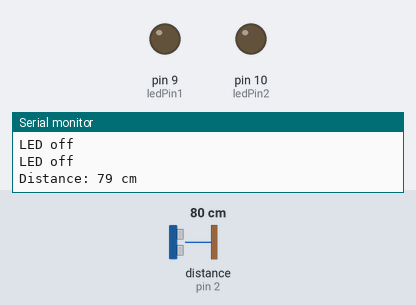
Bench run of a sketch on a simulated Arduino Uno, built with avr-gcc and run on an emulated ATmega328P. On the bench: output pins drawn as LEDs (lit = HIGH), the last lines printed to the serial monitor. Wiring (inferred from the names in the program): ultrasonic range finder: trigger pin 3; echo pin 2. Inputs (shaded band) come from the test bench; at power-on: distance to the obstacle (sensor on pin 2) 80 cm. The echo pulse lasts 58.3 µs per cm; pins used as bus, display or sensor lines are not drawn.

Above: at 1.2 s.
1.3 s: distance to the obstacle (sensor on pin 2) set to 33 cm
2.8 s: distance to the obstacle (sensor on pin 2) set to 29 cm
At 3.7 s:
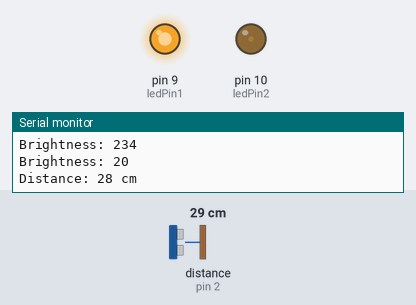
4.3 s: distance to the obstacle (sensor on pin 2) set to 9 cm
At 5.1 s:
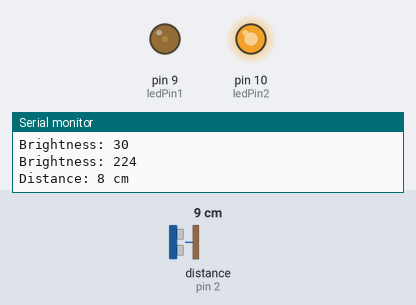
5.8 s: distance to the obstacle (sensor on pin 2) set to 18 cm
At 7.3 s:
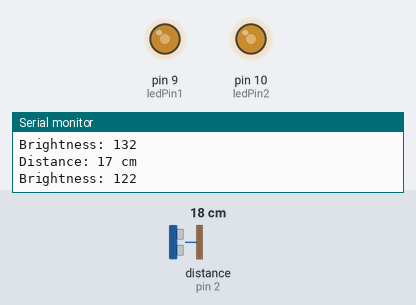
Timing chart, 0 to 8.4 s (numbered marks = the images above; inputs shaded):
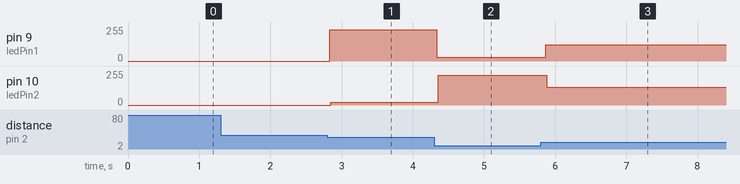

Measured:
- the behaviour switches between 31 and 30 cm on distance to the obstacle (sensor on pin 2) (found by bisection; images 0 and 1)
- after the input at 2.8 s, pin 9 (ledPin1): 0/255 → 234/255 at once; pin 10 (ledPin2): 0/255 → 20/255 after 0.05 s
- after the input at 4.3 s, pin 9 (ledPin1): 234/255 → 30/255 at once; pin 10 (ledPin2): 20/255 → 224/255 after 0.06 s
- after the input at 5.8 s, pin 9 (ledPin1): 30/255 → 122/255 after 0.07 s; pin 10 (ledPin2): 224/255 → 132/255 after 0.09 s

The sketch:

hello_functions.ino
```cpp
// Hello Functions
// Paul Schakel
// Reads the distance from an HC-SRO4 ultrasonic sensor, and fades two LEDs in and out depending on the distance.
// If the distance is less than 5cm, both LEDs are off; if the distance is 5cm, one LED will be off and the second will be at full brightness; if the distance is 30cm, the first LED will be at full, and the second will be off.
// As long as the distance is within those constraints, the two LEDs display a brightness proportional to the distance from the servo and inverse of each other.

const int echoPin = 2;
const int trigPin = 3;
const int ledPin1 = 9;
const int ledPin2 = 10;

long duration;
int distance;

void setup() {
  pinMode(trigPin, OUTPUT);
  pinMode(echoPin, INPUT);
  pinMode(ledPin1, OUTPUT);
  pinMode(ledPin2, OUTPUT);
  Serial.begin(9600);
}

void loop() {
  distance = getDistance();
  fadeLed(distance, ledPin1, 5, 30);
  fadeLed(distance, ledPin2, 30, 5);
  Serial.print("Distance: ");
  Serial.print(distance);
  Serial.println(" cm");
}

void fadeLed(int distance, int ledPin, int lowerLimit, int upperLimit) {
  if ((distance > lowerLimit && distance < upperLimit) || (lowerLimit > upperLimit && distance < lowerLimit && distance > upperLimit)) {  // this if statement compensates for inverted values but looks ugly
    int brightness = map(distance, lowerLimit, upperLimit, 0, 255);   //maps the distance value to an LED brightness value
    Serial.print("Brightness: ");
    Serial.println(brightness);
    analogWrite(ledPin, brightness);
  } else {
    Serial.println("LED off");
    analogWrite(ledPin, 0);
  }
}

int getDistance() {   //briefly activates the triggerPin to transmit a sound wave, then reads the distance from the echoPin
  digitalWrite(trigPin, LOW);
  delayMicroseconds(2);
  digitalWrite(trigPin, HIGH);
  delayMicroseconds(10);
  digitalWrite(trigPin, LOW);
  duration = pulseIn(echoPin, HIGH);
  distance = duration * 0.034 / 2; // Speed of sound wave divided by 2 (go and back)
  return distance;
}
```
